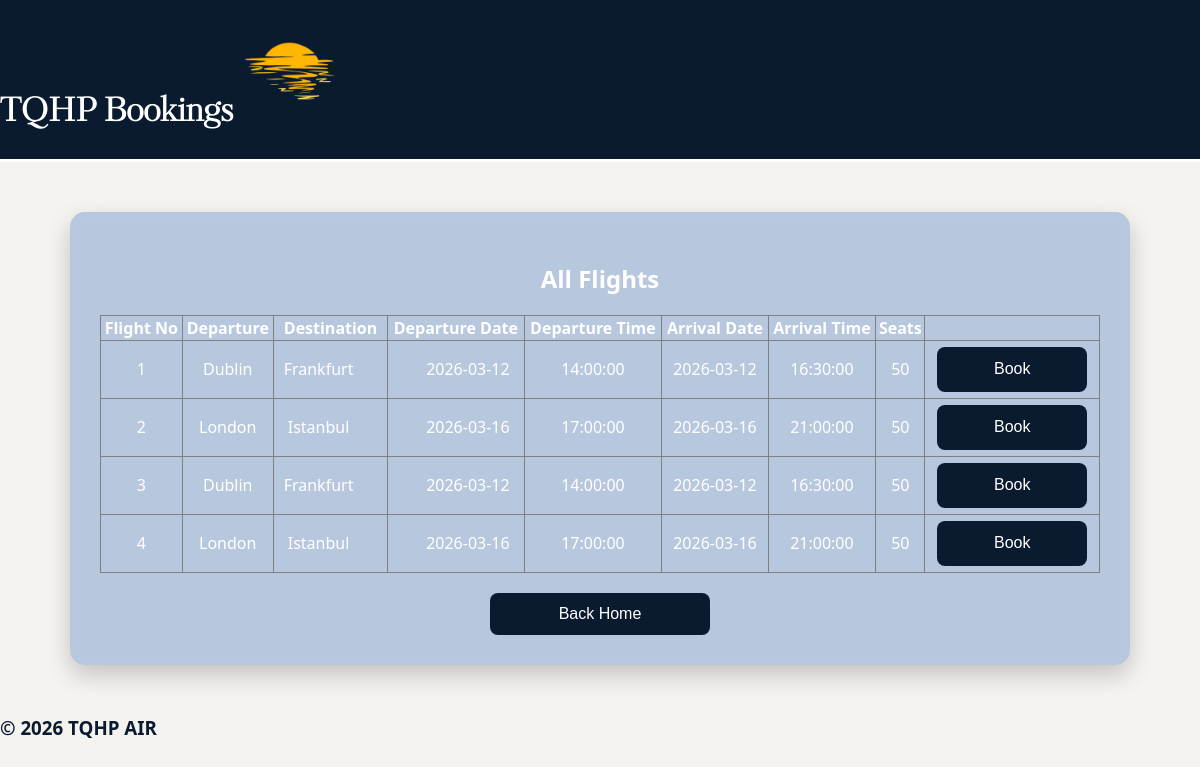
Page /showFlights on the earlier database version.
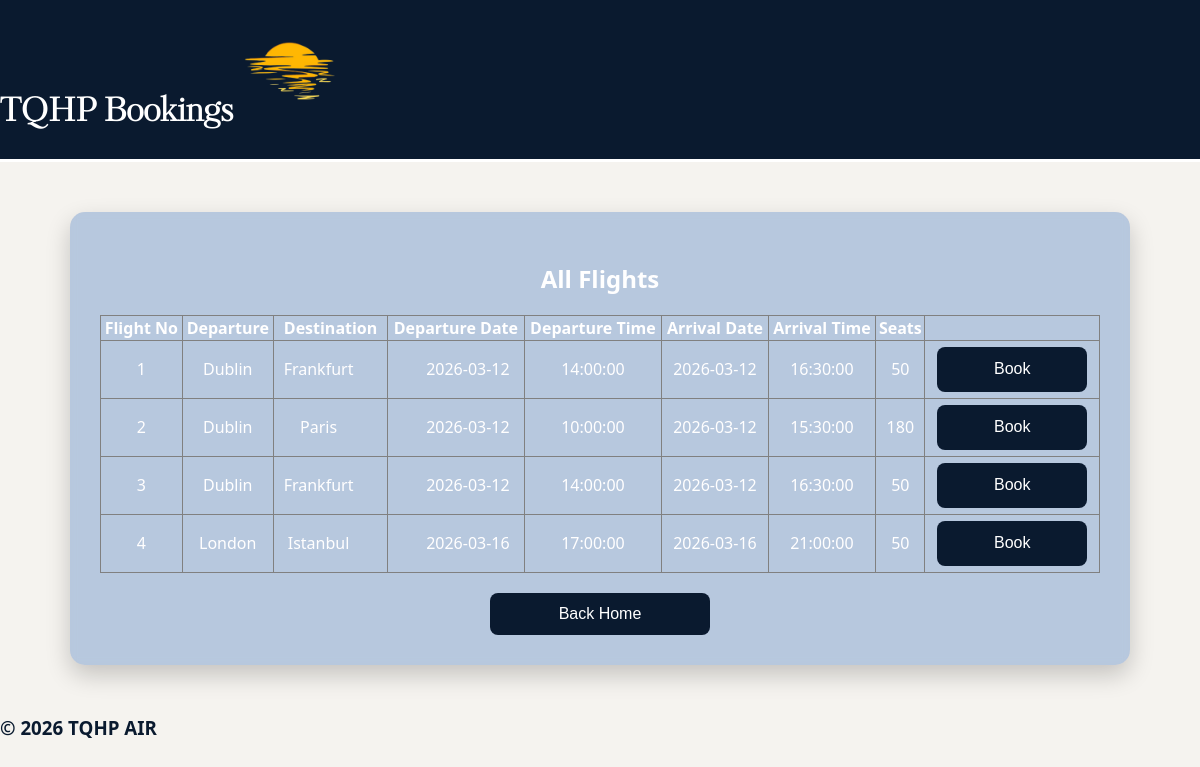
Same page on the later database version.
### tables this page shows
CREATE TABLE Flight (
    flightNumber INTEGER PRIMARY KEY AUTOINCREMENT,
    departure TEXT NOT NULL,
    destination TEXT NOT NULL,
    departureDate TEXT NOT NULL,
    departureTime TEXT NOT NULL,
    arrivalDate TEXT NOT NULL,
    arrivalTime TEXT NOT NULL,
    numberSeats INTEGER NOT NULL,
    airlineID INTEGER,
    FOREIGN KEY (airlineID) REFERENCES Airline(airlineID)
);

### project/app.py (the view)
@app.route("/showFlights")
def showFlights():
    conn = getDbConnection()
    flights = conn.execute("SELECT * FROM Flight").fetchall()
    conn.close()
    return render_template("showFlights.html", flights=flights)

### project/app.py (called while the page is built)
def getDbConnection():
    conn = sqlite3.connect("AirPlaneSystem.db")
    conn.row_factory = sqlite3.Row
    return conn

### project/templates/showFlights.html (shortened to what this page needs)
<!DOCTYPE html>
<html lang="en">
<head>
    <link rel="stylesheet" href="{{ url_for('static', filename='airplane.css') }}">
</head>
<body>
        <div class = "topBar">
        <h1>
             TQHP Bookings
            <img id="logo" src="{{ url_for('static', filename='Images/sunset logo.png') }}">
        </h1>
        </div>
    <div id = "main">
<div id = "display">
     <h2>All Flights</h2>
<table border="1">
    <tr>
        <th>Flight No</th>
        <th>Departure</th>
        <th>Destination</th>
        <th>Departure Date</th>
        <th>Departure Time</th>
        <th>Arrival Date</th>
        <th>Arrival Time</th>
        <th>Seats</th>
    </tr>
    {% for flight in flights %}
    <tr>
        <td>{{ flight.flightNumber }}</td>
        <td>{{ flight.departure }}</td>
        <td>{{ flight.destination }}</td>
        <td>{{ flight.departureDate }}</td>
        <td>{{ flight.departureTime }}</td>
        <td>{{ flight.arrivalDate }}</td>
        <td>{{ flight.arrivalTime }}</td>
        <td>{{ flight.numberSeats }}</td>
        <td>
            <a href="/selectSeat/{{ flight.flightNumber }}">
                <button>Book</button>
            </a>
        </td>
    </tr>
    {% endfor %}
</table>
    <button onclick="location.href='/'">Back Home</button>
    </div>
    </div>
    <div class = "bottomBar">
        <h3>© 2026 TQHP AIR</h3>
    </div>
</body>
</html>

Differences in the rows shown:
changed Flight id 2: departure "London" → "Dublin"; destination "Istanbul" → "Paris"; departureDate "2026-03-16" → "2026-03-12"; departureTime "17:00:00" → "10:00:00"; arrivalDate "2026-03-16" → "2026-03-12"; arrivalTime "21:00:00" → "15:30:00"; numberSeats "50" → "180"
